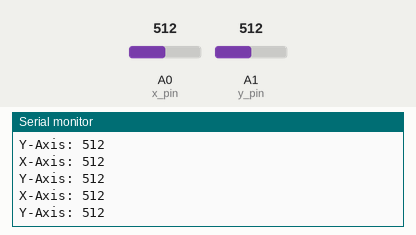
The sketch below on a simulated Arduino Uno, built with avr-gcc and run on an emulated ATmega328P. Parts: the last lines printed to the serial monitor. The inputs (shaded band) are chosen by the test bench; at power-on: A0 (x_pin) = 512, A1 (y_pin) = 512.

Above: at 1.3 s.
1.4 s: A0 (x_pin) set to 716
At 1.81 s:
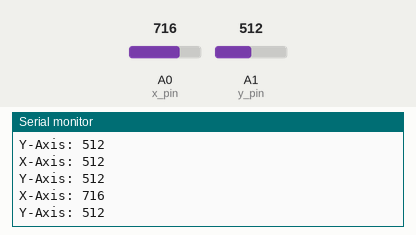
2.9 s: A1 (y_pin) set to 716
At 3.32 s:
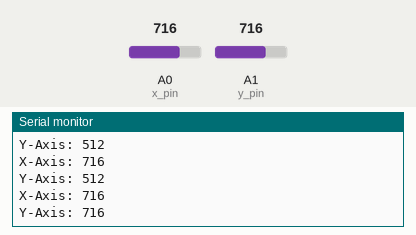
4.4 s: A0 (x_pin) set to 900
At 4.82 s:
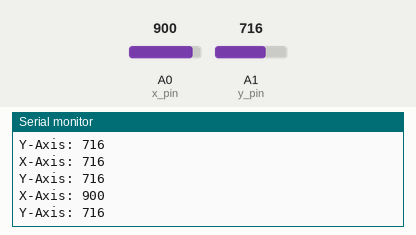
5.9 s: A1 (y_pin) set to 900
At 6.32 s:
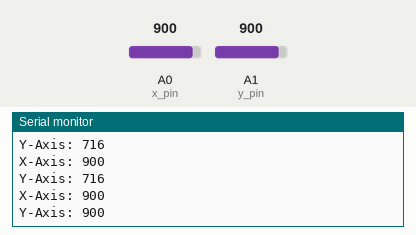
Timing chart, 0 to 8.4 s (numbered marks = the images above; inputs shaded):
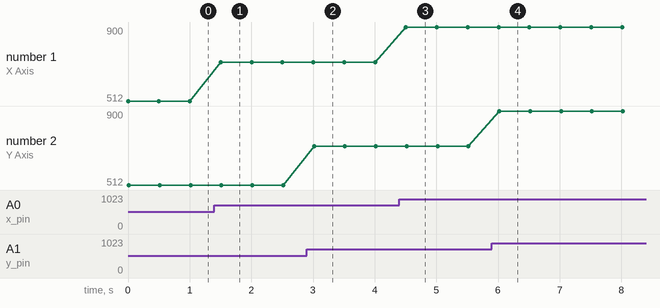

Measured:
- after the input at 1.4 s, the serial monitor: prints a new line after 0.10 s (image 1)
- after the input at 2.9 s, the serial monitor: prints a new line after 0.12 s (image 2)
- after the input at 4.4 s, the serial monitor: prints a new line after 0.11 s (image 3)
- after the input at 5.9 s, the serial monitor: prints a new line after 0.12 s (image 4)
- plotted number 1: 512 → 716 after the input at 1.4 s, 716 → 900 after the input at 4.4 s

The sketch:

Joystick_Test.ino
```cpp
const int x_pin = 0;
const int y_pin = 1;

void setup() {
  // put your setup code here, to run once:
  Serial.begin(9600);
}

void loop() {
  // put your main code here, to run repeatedly:
 Serial.print("X-Axis: ");
 Serial.print(analogRead(x_pin));
 Serial.print("\n");
 Serial.print("Y-Axis: ");
 Serial.print(analogRead(y_pin));
 Serial.print("\n\n");
 delay(500);
}
```
